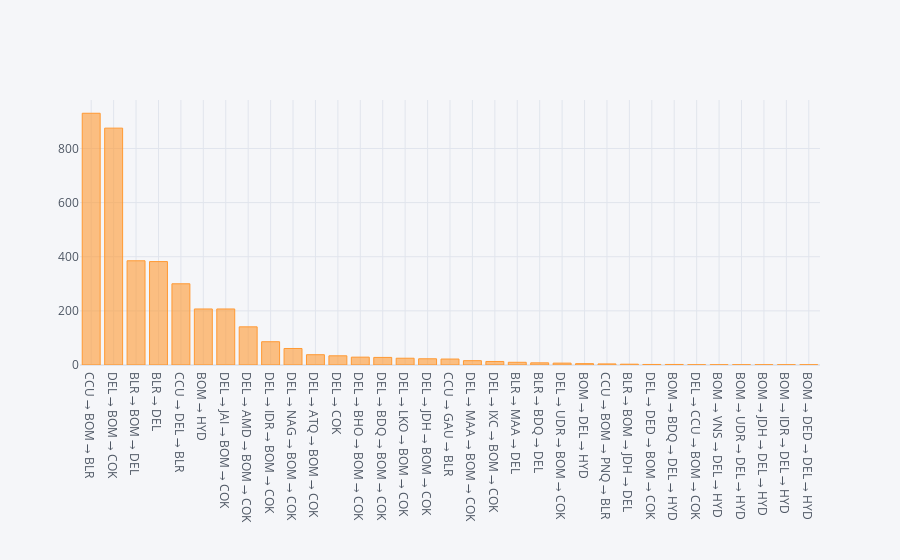

Source (notebook cell):
### Code cell
Jet_Airways_df.groupby('Route').size().sort_values(ascending=False).iplot(kind = 'bar')

### Figure 1 — Plotly figure (JSON) as saved in the notebook; plotly's stock layout.template omitted (floating-point values rounded to 4 significant figures)
{"data": [{"marker": {"color": "rgba(255, 153, 51, 0.6)", "line": {"color": "rgba(255, 153, 51, 1.0)", "width": 1}}, "name": "None", "orientation": "v", "text": "", "type": "bar", "x": ["CCU → BOM → BLR", "DEL → BOM → COK", "BLR → BOM → DEL", "BLR → DEL", "CCU → DEL → BLR", "BOM → HYD", "DEL → JAI → BOM → COK", "DEL → AMD → BOM → COK", "DEL → IDR → BOM → COK", "DEL → NAG → BOM → COK", "DEL → ATQ → BOM → COK", "DEL → COK", "DEL → BHO → BOM → COK", "DEL → BDQ → BOM → COK", "DEL → LKO → BOM → COK", "DEL → JDH → BOM → COK", "CCU → GAU → BLR", "DEL → MAA → BOM → COK", "DEL → IXC → BOM → COK", "BLR → MAA → DEL", "BLR → BDQ → DEL", "DEL → UDR → BOM → COK", "BOM → DEL → HYD", "CCU → BOM → PNQ → BLR", "BLR → BOM → JDH → DEL", "DEL → DED → BOM → COK", "BOM → BDQ → DEL → HYD", "DEL → CCU → BOM → COK", "BOM → VNS → DEL → HYD", "BOM → UDR → DEL → HYD", "BOM → JDH → DEL → HYD", "BOM → IDR → DEL → HYD", "BOM → DED → DEL → HYD"], "y": [930, 875, 385, 382, 300, 207, 207, 141, 86, 61, 38, 34, 29, 28, 25, 23, 22, 16, 13, 10, 8, 7, 5, 4, 3, 2, 2, 1, 1, 1, 1, 1, 1]}], "layout": {"legend": {"bgcolor": "#F5F6F9", "font": {"color": "#4D5663"}}, "paper_bgcolor": "#F5F6F9", "plot_bgcolor": "#F5F6F9", "title": {"font": {"color": "#4D5663"}}, "xaxis": {"gridcolor": "#E1E5ED", "showgrid": true, "tickfont": {"color": "#4D5663"}, "title": {"font": {"color": "#4D5663"}, "text": ""}, "zerolinecolor": "#E1E5ED"}, "yaxis": {"gridcolor": "#E1E5ED", "showgrid": true, "tickfont": {"color": "#4D5663"}, "title": {"font": {"color": "#4D5663"}, "text": ""}, "zerolinecolor": "#E1E5ED"}}}
